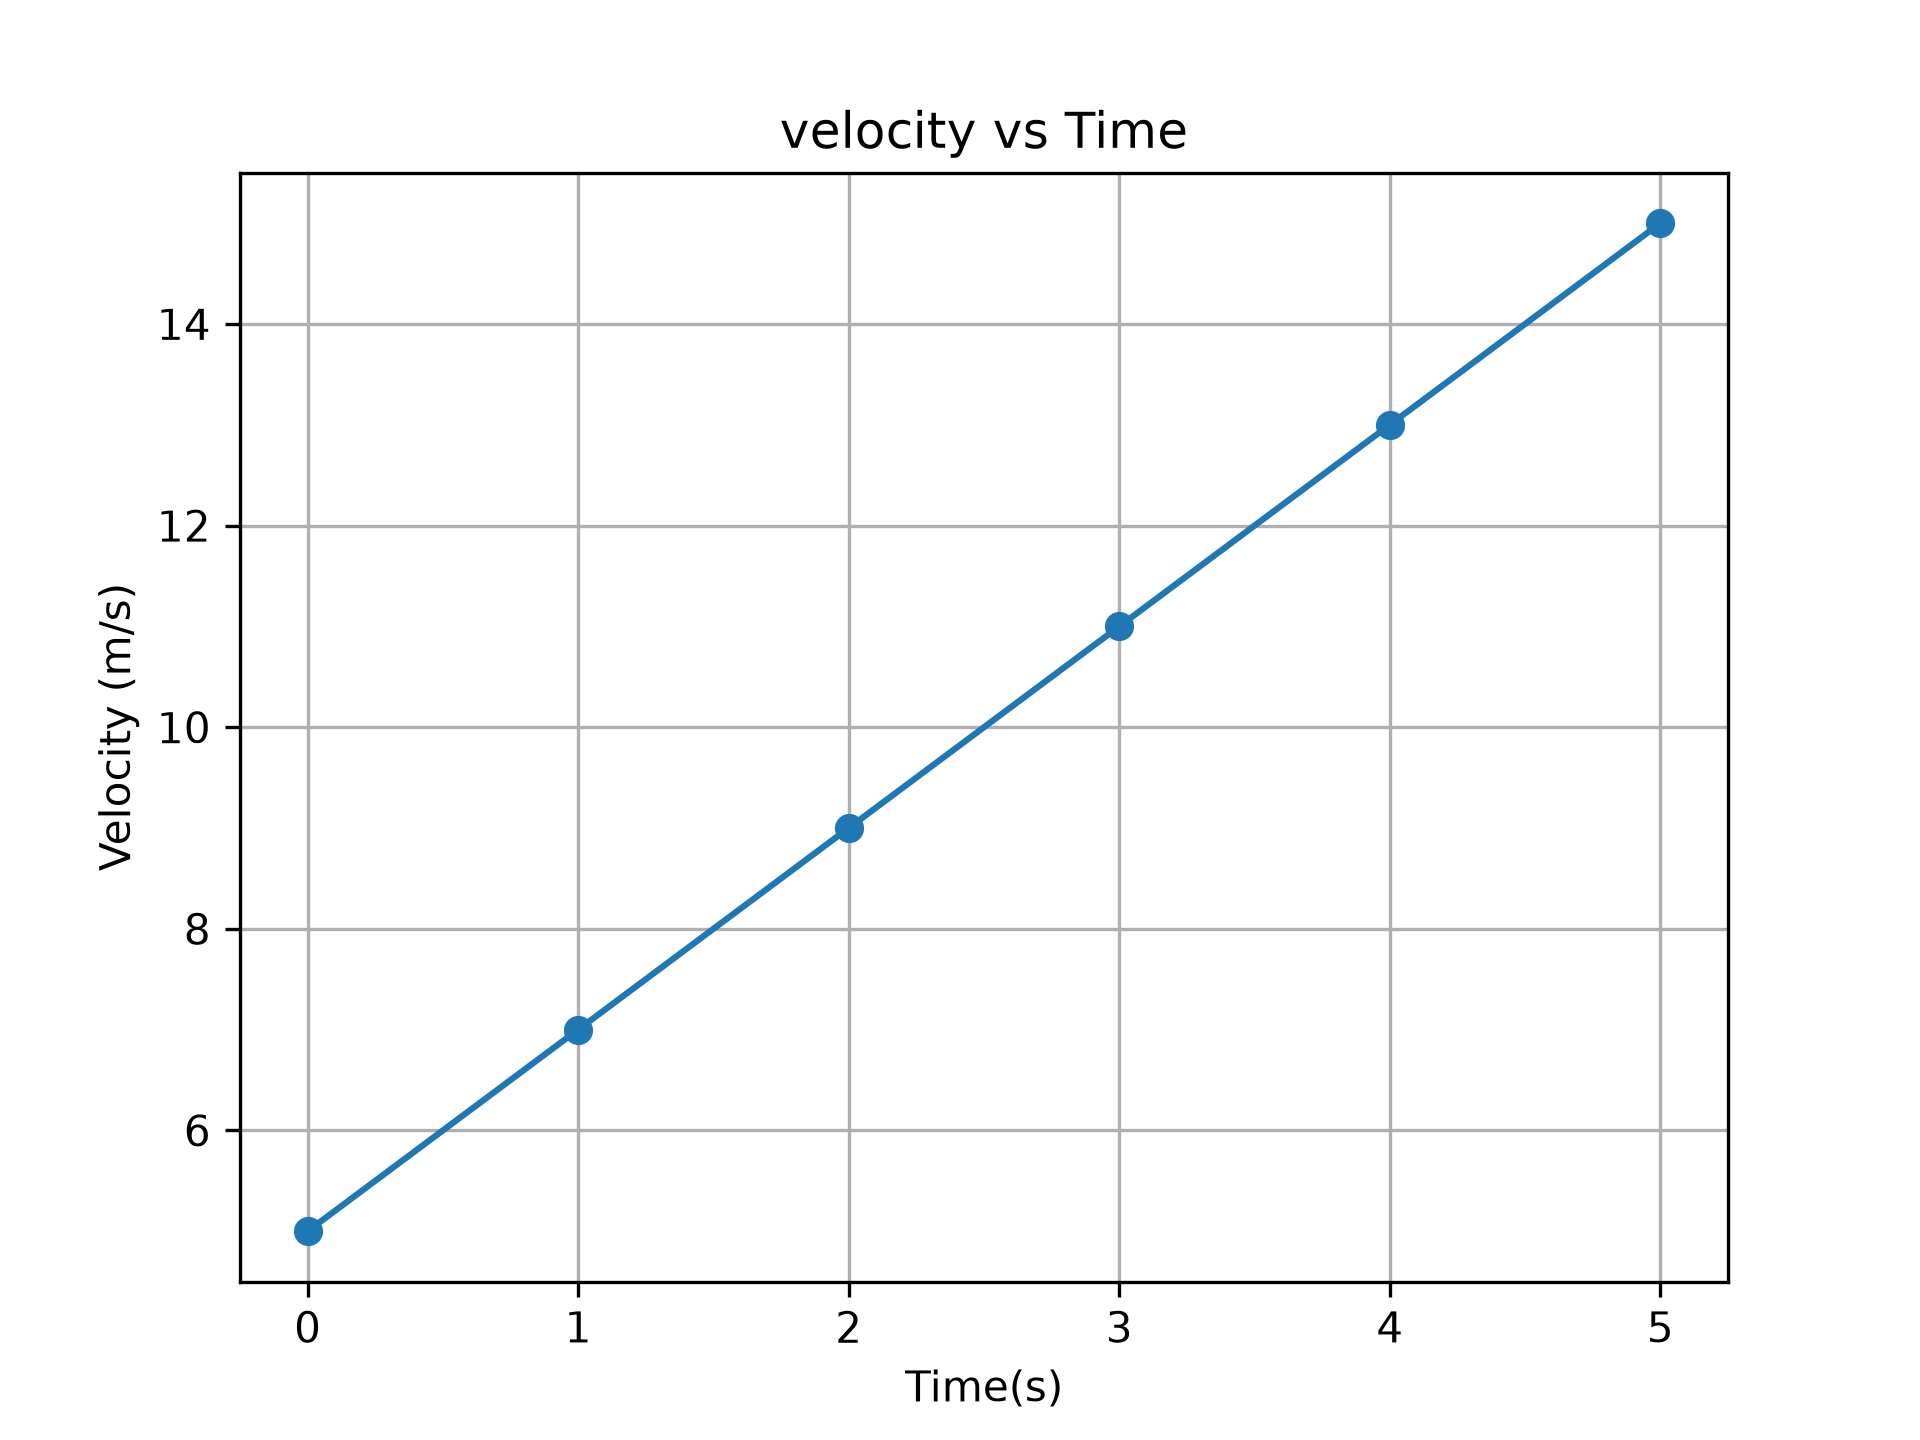

Reproduce this figure in Python.

import matplotlib.pyplot as plt
u=5
a=2

time=[0,1,2,3,4,5]
velocity=[]
for t in time:
    v= u + a*t
    velocity.append(v)

print(velocity) 
plt.plot(time, velocity, marker="o")
plt.title("velocity vs Time")
plt.xlabel("Time(s)")
plt.ylabel("Velocity (m/s)")
plt.grid(True)

plt.savefig("velocity_graph.png",dpi=300)
plt.show()
